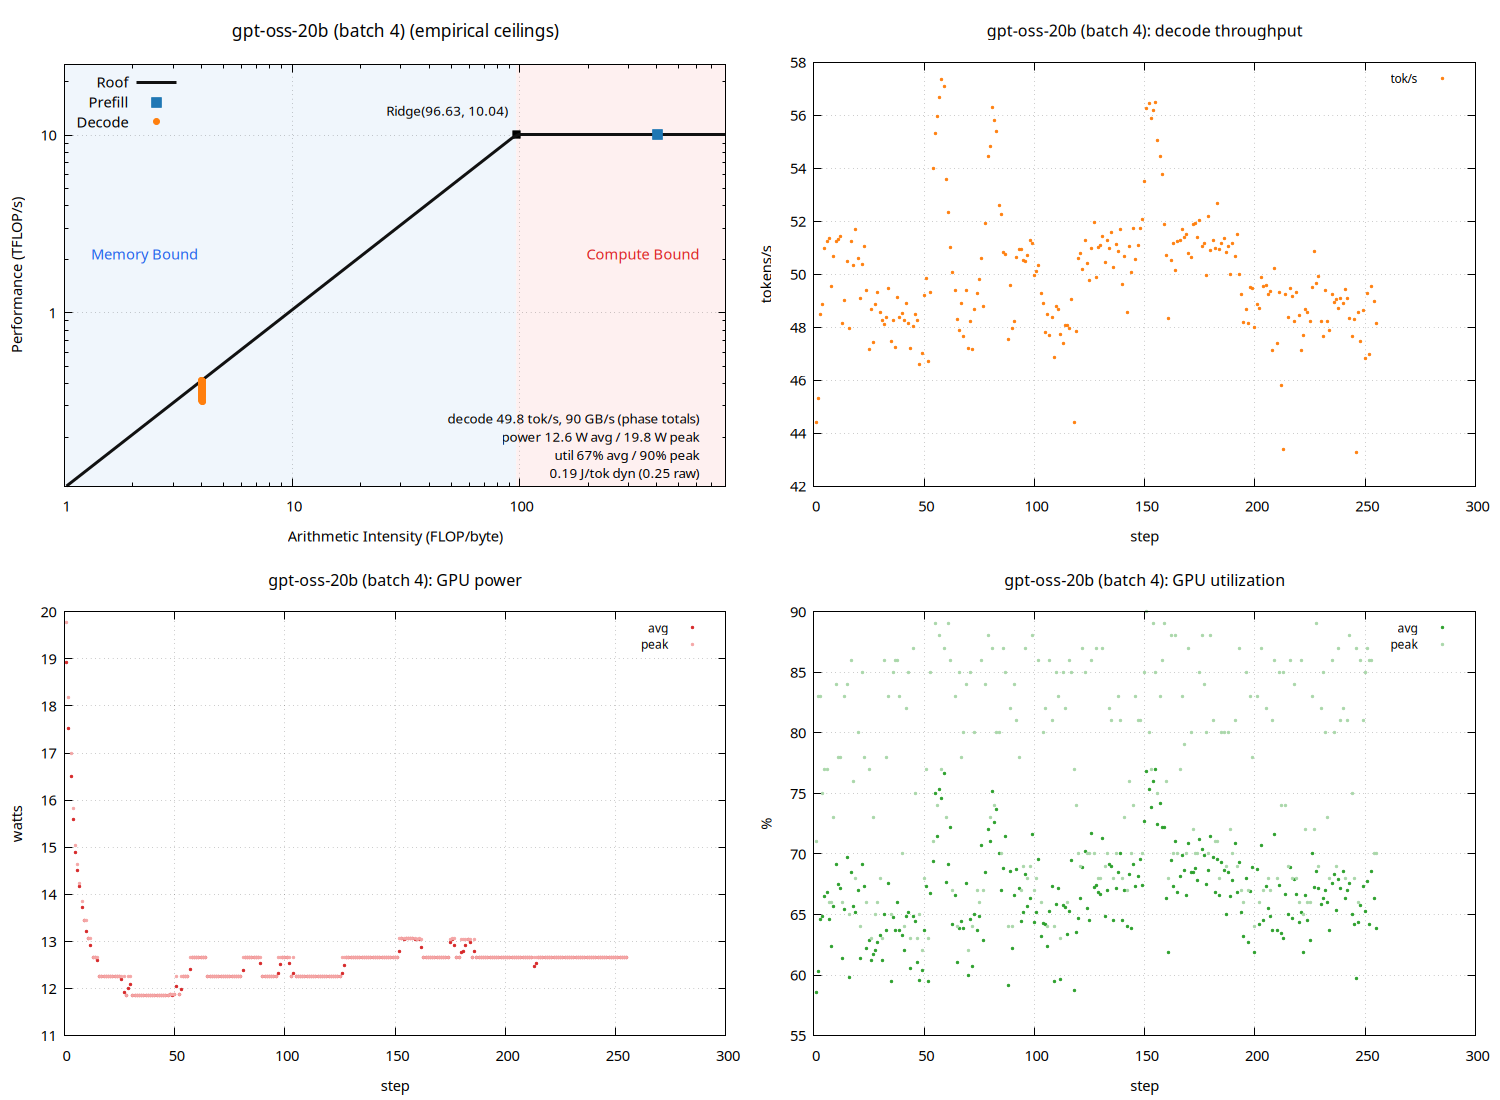

Write the gnuplot code that produced this figure.
set terminal pngcairo size 1500,1100 enhanced font 'Sans,11'
set output 'sweep_thor_tf/gpt_b004_roofline.png'
set datafile separator "\t"
set datafile missing 'NaN'
set multiplot layout 2,2
unset label
unset object
unset arrow
set title "gpt-oss-20b (batch 4) (empirical ceilings)" font ',13'
set xlabel "Arithmetic Intensity (FLOP/byte)"
set ylabel "Performance (TFLOP/s)"
set logscale xy
set xrange [1:807.56]
set yrange [0.106072:25.0978]
set grid xtics ytics
set key top left
set object 1 rectangle from graph 0, graph 0 to first 96.6332, graph 1 \
    fillcolor rgb '#dce9f7' fillstyle solid 0.45 noborder behind
set object 2 rectangle from first 96.6332, graph 0 to graph 1, graph 1 \
    fillcolor rgb '#fbdcdc' fillstyle solid 0.45 noborder behind
set label 1 "Memory Bound" at graph 0.04, graph 0.55 left \
    textcolor rgb '#2563eb' font ',11'
set label 2 "Compute Bound" at graph 0.96, graph 0.55 right \
    textcolor rgb '#dc2626' font ',11'
set label 3 "Ridge(96.63, 10.04)" \
    at first 96.6332, first 10.0391 right \
    point pointtype 5 pointsize 1.2 \
    offset character -1.5, character 1 font ',10'
set label 4 "decode 49.8 tok/s, 90 GB/s (phase totals)\npower 12.6 W avg / 19.8 W peak\nutil 67% avg / 90% peak\n0.19 J/tok dyn (0.25 raw)" at graph 0.96, graph 0.16 right font ',10'
peak_t = 10.0391
peak_b = 103.889
roof(x) = (x * peak_b / 1000.0 < peak_t) ? x * peak_b / 1000.0 : peak_t
plot roof(x) with lines linewidth 3 linecolor rgb '#111111' title 'Roof', \
     'sweep_thor_tf/gpt_b004_roofline.dat' using 3:(strcol(2) eq 'prefill' ? $4 : 1/0) with points \
         pointtype 5 pointsize 1.6 linecolor rgb '#1f77b4' title 'Prefill', \
     'sweep_thor_tf/gpt_b004_roofline.dat' using 3:(strcol(2) eq 'decode' ? $4 : 1/0) with points \
         pointtype 7 pointsize 1.0 linecolor rgb '#ff7f0e' title 'Decode'

unset label
unset object
unset arrow
unset logscale
set xrange [*:*]
set yrange [*:*]
set title "gpt-oss-20b (batch 4): decode throughput" font ',12'
set xlabel "step"
set ylabel "tokens/s"
set grid xtics ytics
set key top right font ',9'
plot 'sweep_thor_tf/gpt_b004_roofline.dat' using 1:(strcol(2) eq 'decode' ? $5 : 1/0) with points pointtype 7 pointsize 0.4 linecolor rgb '#ff7f0e' title 'tok/s'

unset label
unset object
unset arrow
unset logscale
set xrange [*:*]
set yrange [*:*]
set title "gpt-oss-20b (batch 4): GPU power" font ',12'
set xlabel "step"
set ylabel "watts"
set grid xtics ytics
set key top right font ',9'
plot 'sweep_thor_tf/gpt_b004_roofline.dat' using 1:(strcol(2) eq 'decode' ? $6 : 1/0) with points pointtype 7 pointsize 0.4 linecolor rgb '#d62728' title 'avg', \
     'sweep_thor_tf/gpt_b004_roofline.dat' using 1:(strcol(2) eq 'decode' ? $8 : 1/0) with points pointtype 7 pointsize 0.4 linecolor rgb '#f4a6a6' title 'peak'

unset label
unset object
unset arrow
unset logscale
set xrange [*:*]
set yrange [*:*]
set title "gpt-oss-20b (batch 4): GPU utilization" font ',12'
set xlabel "step"
set ylabel "%"
set grid xtics ytics
set key top right font ',9'
plot 'sweep_thor_tf/gpt_b004_roofline.dat' using 1:(strcol(2) eq 'decode' ? $7 : 1/0) with points pointtype 7 pointsize 0.4 linecolor rgb '#2ca02c' title 'avg', \
     'sweep_thor_tf/gpt_b004_roofline.dat' using 1:(strcol(2) eq 'decode' ? $9 : 1/0) with points pointtype 7 pointsize 0.4 linecolor rgb '#a9d7a9' title 'peak'

unset multiplot
